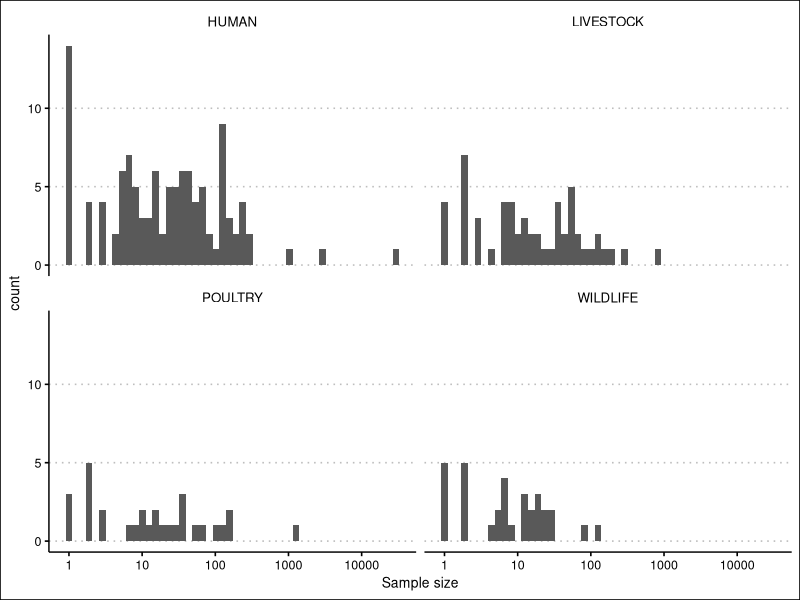

This chart was generated by the following R code:
## ---- chunk 1
# load libraries 

library(tidyverse)
library(ggpubr)
library(patchwork)
## ---- chunk 2
# read data
data <- read.csv("data/NGSscoping_dbv4.csv")
## ---- chunk 3

data |>
  select(HUM_SAMPLE_SIZE, POULTRY_SAMPLE_SIZE, LIVESTOCK_SAMPLE_SIZE, WILDLIFE_SAMPLE_SIZE) |>
  pivot_longer(cols = c(HUM_SAMPLE_SIZE,POULTRY_SAMPLE_SIZE, LIVESTOCK_SAMPLE_SIZE, WILDLIFE_SAMPLE_SIZE), names_to = "compartment" , values_to = "sample size") |>
  separate(col = "compartment", into = c("compartment", NA, NA), sep = "_", extra = "drop") |>
  mutate(`sample size` = as.numeric(`sample size`)) |>
  mutate(compartment = ifelse(compartment == "HUM", "HUMAN", compartment)) |> ggplot(aes(`sample size`)) + 
  geom_histogram(bins = 50) + 
  scale_x_log10() + 
  xlab("Sample size") + 
  ylab("count") + 
  facet_wrap(~compartment, nrow = 2) + 
  ggthemes::theme_clean()
  
